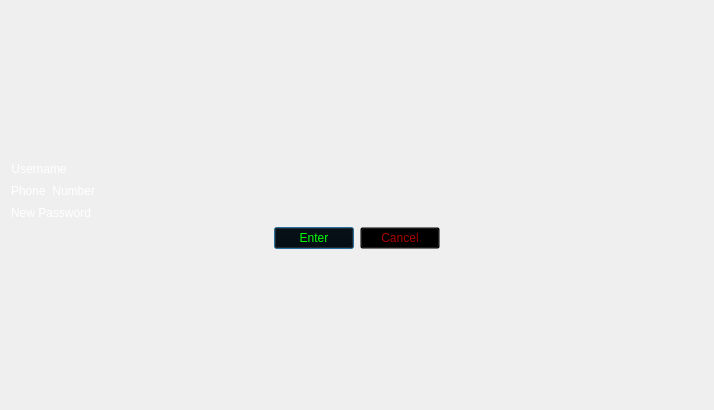
<?xml version="1.0" encoding="UTF-8"?>
<ui version="4.0">
 <class>ForgotPassword</class>
 <widget class="QDialog" name="ForgotPassword">
  <property name="geometry">
   <rect>
    <x>0</x>
    <y>0</y>
    <width>714</width>
    <height>410</height>
   </rect>
  </property>
  <property name="minimumSize">
   <size>
    <width>549</width>
    <height>360</height>
   </size>
  </property>
  <property name="windowTitle">
   <string>Dialog</string>
  </property>
  <property name="styleSheet">
   <string notr="true">border-image: url(:/Resource/Game/loginBG.jpg);
color: rgb(255, 255, 255);
font: italic 32pt &quot;Monotype Corsiva&quot;;</string>
  </property>
  <layout class="QVBoxLayout" name="verticalLayout">
   <item>
    <spacer name="verticalSpacer">
     <property name="orientation">
      <enum>Qt::Vertical</enum>
     </property>
     <property name="sizeHint" stdset="0">
      <size>
       <width>20</width>
       <height>47</height>
      </size>
     </property>
    </spacer>
   </item>
   <item>
    <layout class="QFormLayout" name="formLayout">
     <item row="0" column="0">
      <layout class="QHBoxLayout" name="horizontalLayout">
       <item>
        <widget class="QLabel" name="label">
         <property name="palette">
          <palette>
           <active>
            <colorrole role="WindowText">
             <brush brushstyle="SolidPattern">
              <color alpha="255">
               <red>219</red>
               <green>182</green>
               <blue>49</blue>
              </color>
             </brush>
            </colorrole>
            <colorrole role="Button">
             <brush brushstyle="SolidPattern">
              <color alpha="0">
               <red>0</red>
               <green>0</green>
               <blue>0</blue>
              </color>
             </brush>
            </colorrole>
            <colorrole role="Text">
             <brush brushstyle="SolidPattern">
              <color alpha="255">
               <red>219</red>
               <green>182</green>
               <blue>49</blue>
              </color>
             </brush>
            </colorrole>
            <colorrole role="ButtonText">
             <brush brushstyle="SolidPattern">
              <color alpha="255">
               <red>219</red>
               <green>182</green>
               <blue>49</blue>
              </color>
             </brush>
            </colorrole>
            <colorrole role="Base">
             <brush brushstyle="SolidPattern">
              <color alpha="0">
               <red>0</red>
               <green>0</green>
               <blue>0</blue>
              </color>
             </brush>
            </colorrole>
            <colorrole role="Window">
             <brush brushstyle="SolidPattern">
              <color alpha="0">
               <red>0</red>
               <green>0</green>
               <blue>0</blue>
              </color>
             </brush>
            </colorrole>
            <colorrole role="PlaceholderText">
             <brush brushstyle="SolidPattern">
              <color alpha="128">
               <red>219</red>
               <green>182</green>
               <blue>49</blue>
              </color>
             </brush>
            </colorrole>
           </active>
           <inactive>
            <colorrole role="WindowText">
             <brush brushstyle="SolidPattern">
              <color alpha="255">
               <red>219</red>
               <green>182</green>
               <blue>49</blue>
              </color>
             </brush>
            </colorrole>
            <colorrole role="Button">
             <brush brushstyle="SolidPattern">
              <color alpha="0">
               <red>0</red>
               <green>0</green>
               <blue>0</blue>
              </color>
             </brush>
            </colorrole>
            <colorrole role="Text">
             <brush brushstyle="SolidPattern">
              <color alpha="255">
               <red>219</red>
               <green>182</green>
               <blue>49</blue>
              </color>
             </brush>
            </colorrole>
            <colorrole role="ButtonText">
             <brush brushstyle="SolidPattern">
              <color alpha="255">
               <red>219</red>
               <green>182</green>
               <blue>49</blue>
              </color>
             </brush>
            </colorrole>
            <colorrole role="Base">
             <brush brushstyle="SolidPattern">
              <color alpha="0">
               <red>0</red>
               <green>0</green>
               <blue>0</blue>
              </color>
             </brush>
            </colorrole>
            <colorrole role="Window">
             <brush brushstyle="SolidPattern">
              <color alpha="0">
               <red>0</red>
               <green>0</green>
               <blue>0</blue>
              </color>
             </brush>
            </colorrole>
            <colorrole role="PlaceholderText">
             <brush brushstyle="SolidPattern">
              <color alpha="128">
               <red>219</red>
               <green>182</green>
               <blue>49</blue>
              </color>
             </brush>
            </colorrole>
           </inactive>
           <disabled>
            <colorrole role="WindowText">
             <brush brushstyle="SolidPattern">
              <color alpha="255">
               <red>219</red>
               <green>182</green>
               <blue>49</blue>
              </color>
             </brush>
            </colorrole>
            <colorrole role="Button">
             <brush brushstyle="SolidPattern">
              <color alpha="0">
               <red>0</red>
               <green>0</green>
               <blue>0</blue>
              </color>
             </brush>
            </colorrole>
            <colorrole role="Text">
             <brush brushstyle="SolidPattern">
              <color alpha="255">
               <red>219</red>
               <green>182</green>
               <blue>49</blue>
              </color>
             </brush>
            </colorrole>
            <colorrole role="ButtonText">
             <brush brushstyle="SolidPattern">
              <color alpha="255">
               <red>219</red>
               <green>182</green>
               <blue>49</blue>
              </color>
             </brush>
            </colorrole>
            <colorrole role="Base">
             <brush brushstyle="SolidPattern">
              <color alpha="0">
               <red>0</red>
               <green>0</green>
               <blue>0</blue>
              </color>
             </brush>
            </colorrole>
            <colorrole role="Window">
             <brush brushstyle="SolidPattern">
              <color alpha="0">
               <red>0</red>
               <green>0</green>
               <blue>0</blue>
              </color>
             </brush>
            </colorrole>
            <colorrole role="PlaceholderText">
             <brush brushstyle="SolidPattern">
              <color alpha="128">
               <red>219</red>
               <green>182</green>
               <blue>49</blue>
              </color>
             </brush>
            </colorrole>
           </disabled>
          </palette>
         </property>
         <property name="styleSheet">
          <string notr="true">border-image: url(:/Pictures/Game/Background.png);
background: transparent;</string>
         </property>
         <property name="text">
          <string>Username</string>
         </property>
         <property name="alignment">
          <set>Qt::AlignCenter</set>
         </property>
        </widget>
       </item>
       <item>
        <widget class="QLineEdit" name="Username">
         <property name="sizePolicy">
          <sizepolicy hsizetype="Preferred" vsizetype="Preferred">
           <horstretch>0</horstretch>
           <verstretch>0</verstretch>
          </sizepolicy>
         </property>
         <property name="styleSheet">
          <string notr="true">border-image: url(:/Pictures/Game/Background.png);
background: transparent;</string>
         </property>
         <property name="text">
          <string/>
         </property>
         <property name="frame">
          <bool>false</bool>
         </property>
         <property name="alignment">
          <set>Qt::AlignCenter</set>
         </property>
        </widget>
       </item>
      </layout>
     </item>
     <item row="1" column="0">
      <layout class="QHBoxLayout" name="horizontalLayout_2">
       <item>
        <widget class="QLabel" name="label_2">
         <property name="palette">
          <palette>
           <active>
            <colorrole role="WindowText">
             <brush brushstyle="SolidPattern">
              <color alpha="255">
               <red>219</red>
               <green>182</green>
               <blue>49</blue>
              </color>
             </brush>
            </colorrole>
            <colorrole role="Button">
             <brush brushstyle="SolidPattern">
              <color alpha="0">
               <red>0</red>
               <green>0</green>
               <blue>0</blue>
              </color>
             </brush>
            </colorrole>
            <colorrole role="Text">
             <brush brushstyle="SolidPattern">
              <color alpha="255">
               <red>219</red>
               <green>182</green>
               <blue>49</blue>
              </color>
             </brush>
            </colorrole>
            <colorrole role="ButtonText">
             <brush brushstyle="SolidPattern">
              <color alpha="255">
               <red>219</red>
               <green>182</green>
               <blue>49</blue>
              </color>
             </brush>
            </colorrole>
            <colorrole role="Base">
             <brush brushstyle="SolidPattern">
              <color alpha="0">
               <red>0</red>
               <green>0</green>
               <blue>0</blue>
              </color>
             </brush>
            </colorrole>
            <colorrole role="Window">
             <brush brushstyle="SolidPattern">
              <color alpha="0">
               <red>0</red>
               <green>0</green>
               <blue>0</blue>
              </color>
             </brush>
            </colorrole>
            <colorrole role="PlaceholderText">
             <brush brushstyle="SolidPattern">
              <color alpha="128">
               <red>219</red>
               <green>182</green>
               <blue>49</blue>
              </color>
             </brush>
            </colorrole>
           </active>
           <inactive>
            <colorrole role="WindowText">
             <brush brushstyle="SolidPattern">
              <color alpha="255">
               <red>219</red>
               <green>182</green>
               <blue>49</blue>
              </color>
             </brush>
            </colorrole>
            <colorrole role="Button">
             <brush brushstyle="SolidPattern">
              <color alpha="0">
               <red>0</red>
               <green>0</green>
               <blue>0</blue>
              </color>
             </brush>
            </colorrole>
            <colorrole role="Text">
             <brush brushstyle="SolidPattern">
              <color alpha="255">
               <red>219</red>
               <green>182</green>
               <blue>49</blue>
              </color>
             </brush>
            </colorrole>
            <colorrole role="ButtonText">
             <brush brushstyle="SolidPattern">
              <color alpha="255">
               <red>219</red>
               <green>182</green>
               <blue>49</blue>
              </color>
             </brush>
            </colorrole>
            <colorrole role="Base">
             <brush brushstyle="SolidPattern">
              <color alpha="0">
               <red>0</red>
               <green>0</green>
               <blue>0</blue>
              </color>
             </brush>
            </colorrole>
            <colorrole role="Window">
             <brush brushstyle="SolidPattern">
              <color alpha="0">
               <red>0</red>
               <green>0</green>
               <blue>0</blue>
              </color>
             </brush>
            </colorrole>
            <colorrole role="PlaceholderText">
             <brush brushstyle="SolidPattern">
              <color alpha="128">
               <red>219</red>
               <green>182</green>
               <blue>49</blue>
              </color>
             </brush>
            </colorrole>
           </inactive>
           <disabled>
            <colorrole role="WindowText">
             <brush brushstyle="SolidPattern">
              <color alpha="255">
               <red>219</red>
               <green>182</green>
               <blue>49</blue>
              </color>
             </brush>
            </colorrole>
            <colorrole role="Button">
             <brush brushstyle="SolidPattern">
              <color alpha="0">
               <red>0</red>
               <green>0</green>
               <blue>0</blue>
              </color>
             </brush>
            </colorrole>
            <colorrole role="Text">
             <brush brushstyle="SolidPattern">
              <color alpha="255">
               <red>219</red>
               <green>182</green>
               <blue>49</blue>
              </color>
             </brush>
            </colorrole>
            <colorrole role="ButtonText">
             <brush brushstyle="SolidPattern">
              <color alpha="255">
               <red>219</red>
               <green>182</green>
               <blue>49</blue>
              </color>
             </brush>
            </colorrole>
            <colorrole role="Base">
             <brush brushstyle="SolidPattern">
              <color alpha="0">
               <red>0</red>
               <green>0</green>
               <blue>0</blue>
              </color>
             </brush>
            </colorrole>
            <colorrole role="Window">
             <brush brushstyle="SolidPattern">
              <color alpha="0">
               <red>0</red>
               <green>0</green>
               <blue>0</blue>
              </color>
             </brush>
            </colorrole>
            <colorrole role="PlaceholderText">
             <brush brushstyle="SolidPattern">
              <color alpha="128">
               <red>219</red>
               <green>182</green>
               <blue>49</blue>
              </color>
             </brush>
            </colorrole>
           </disabled>
          </palette>
         </property>
         <property name="styleSheet">
          <string notr="true">border-image: url(:/Pictures/Game/Background.png);
background: transparent;</string>
         </property>
         <property name="text">
          <string>Phone  Number</string>
         </property>
         <property name="alignment">
          <set>Qt::AlignCenter</set>
         </property>
        </widget>
       </item>
       <item>
        <widget class="QLineEdit" name="Phone">
         <property name="sizePolicy">
          <sizepolicy hsizetype="Preferred" vsizetype="Preferred">
           <horstretch>0</horstretch>
           <verstretch>0</verstretch>
          </sizepolicy>
         </property>
         <property name="styleSheet">
          <string notr="true">border-image: url(:/Pictures/Game/Background.png);
background: transparent;</string>
         </property>
         <property name="text">
          <string/>
         </property>
         <property name="frame">
          <bool>false</bool>
         </property>
         <property name="alignment">
          <set>Qt::AlignCenter</set>
         </property>
        </widget>
       </item>
      </layout>
     </item>
     <item row="2" column="0">
      <layout class="QHBoxLayout" name="horizontalLayout_4">
       <item>
        <widget class="QLabel" name="label_3">
         <property name="styleSheet">
          <string notr="true">border-image: url(:/Pictures/Game/Background.png);
background: transparent;</string>
         </property>
         <property name="text">
          <string>New Password</string>
         </property>
        </widget>
       </item>
       <item>
        <widget class="QLineEdit" name="NewPassword">
         <property name="styleSheet">
          <string notr="true">border-image: url(:/Pictures/Game/Background.png);
background: transparent;</string>
         </property>
         <property name="frame">
          <bool>false</bool>
         </property>
         <property name="alignment">
          <set>Qt::AlignCenter</set>
         </property>
        </widget>
       </item>
      </layout>
     </item>
    </layout>
   </item>
   <item>
    <layout class="QHBoxLayout" name="horizontalLayout_5">
     <item>
      <spacer name="horizontalSpacer">
       <property name="orientation">
        <enum>Qt::Horizontal</enum>
       </property>
       <property name="sizeHint" stdset="0">
        <size>
         <width>40</width>
         <height>20</height>
        </size>
       </property>
      </spacer>
     </item>
     <item>
      <layout class="QHBoxLayout" name="horizontalLayout_3">
       <item>
        <widget class="QPushButton" name="Enter">
         <property name="sizePolicy">
          <sizepolicy hsizetype="Preferred" vsizetype="Preferred">
           <horstretch>0</horstretch>
           <verstretch>0</verstretch>
          </sizepolicy>
         </property>
         <property name="palette">
          <palette>
           <active>
            <colorrole role="WindowText">
             <brush brushstyle="SolidPattern">
              <color alpha="255">
               <red>219</red>
               <green>182</green>
               <blue>49</blue>
              </color>
             </brush>
            </colorrole>
            <colorrole role="Button">
             <brush brushstyle="SolidPattern">
              <color alpha="0">
               <red>0</red>
               <green>0</green>
               <blue>0</blue>
              </color>
             </brush>
            </colorrole>
            <colorrole role="Text">
             <brush brushstyle="SolidPattern">
              <color alpha="255">
               <red>219</red>
               <green>182</green>
               <blue>49</blue>
              </color>
             </brush>
            </colorrole>
            <colorrole role="ButtonText">
             <brush brushstyle="SolidPattern">
              <color alpha="255">
               <red>219</red>
               <green>182</green>
               <blue>49</blue>
              </color>
             </brush>
            </colorrole>
            <colorrole role="Base">
             <brush brushstyle="SolidPattern">
              <color alpha="0">
               <red>0</red>
               <green>0</green>
               <blue>0</blue>
              </color>
             </brush>
            </colorrole>
            <colorrole role="Window">
             <brush brushstyle="SolidPattern">
              <color alpha="0">
               <red>0</red>
               <green>0</green>
               <blue>0</blue>
              </color>
             </brush>
            </colorrole>
            <colorrole role="PlaceholderText">
             <brush brushstyle="SolidPattern">
              <color alpha="128">
               <red>219</red>
               <green>182</green>
               <blue>49</blue>
              </color>
             </brush>
            </colorrole>
           </active>
           <inactive>
            <colorrole role="WindowText">
             <brush brushstyle="SolidPattern">
              <color alpha="255">
               <red>219</red>
               <green>182</green>
               <blue>49</blue>
              </color>
             </brush>
            </colorrole>
            <colorrole role="Button">
             <brush brushstyle="SolidPattern">
              <color alpha="0">
               <red>0</red>
               <green>0</green>
               <blue>0</blue>
              </color>
             </brush>
            </colorrole>
            <colorrole role="Text">
             <brush brushstyle="SolidPattern">
              <color alpha="255">
               <red>219</red>
               <green>182</green>
               <blue>49</blue>
              </color>
             </brush>
            </colorrole>
            <colorrole role="ButtonText">
             <brush brushstyle="SolidPattern">
              <color alpha="255">
               <red>219</red>
               <green>182</green>
               <blue>49</blue>
              </color>
             </brush>
            </colorrole>
            <colorrole role="Base">
             <brush brushstyle="SolidPattern">
              <color alpha="0">
               <red>0</red>
               <green>0</green>
               <blue>0</blue>
              </color>
             </brush>
            </colorrole>
            <colorrole role="Window">
             <brush brushstyle="SolidPattern">
              <color alpha="0">
               <red>0</red>
               <green>0</green>
               <blue>0</blue>
              </color>
             </brush>
            </colorrole>
            <colorrole role="PlaceholderText">
             <brush brushstyle="SolidPattern">
              <color alpha="128">
               <red>219</red>
               <green>182</green>
               <blue>49</blue>
              </color>
             </brush>
            </colorrole>
           </inactive>
           <disabled>
            <colorrole role="WindowText">
             <brush brushstyle="SolidPattern">
              <color alpha="255">
               <red>219</red>
               <green>182</green>
               <blue>49</blue>
              </color>
             </brush>
            </colorrole>
            <colorrole role="Button">
             <brush brushstyle="SolidPattern">
              <color alpha="0">
               <red>0</red>
               <green>0</green>
               <blue>0</blue>
              </color>
             </brush>
            </colorrole>
            <colorrole role="Text">
             <brush brushstyle="SolidPattern">
              <color alpha="255">
               <red>219</red>
               <green>182</green>
               <blue>49</blue>
              </color>
             </brush>
            </colorrole>
            <colorrole role="ButtonText">
             <brush brushstyle="SolidPattern">
              <color alpha="255">
               <red>219</red>
               <green>182</green>
               <blue>49</blue>
              </color>
             </brush>
            </colorrole>
            <colorrole role="Base">
             <brush brushstyle="SolidPattern">
              <color alpha="0">
               <red>0</red>
               <green>0</green>
               <blue>0</blue>
              </color>
             </brush>
            </colorrole>
            <colorrole role="Window">
             <brush brushstyle="SolidPattern">
              <color alpha="0">
               <red>0</red>
               <green>0</green>
               <blue>0</blue>
              </color>
             </brush>
            </colorrole>
            <colorrole role="PlaceholderText">
             <brush brushstyle="SolidPattern">
              <color alpha="128">
               <red>219</red>
               <green>182</green>
               <blue>49</blue>
              </color>
             </brush>
            </colorrole>
           </disabled>
          </palette>
         </property>
         <property name="styleSheet">
          <string notr="true">border-image: url(:/Pictures/Game/Background.png);
background: transparent;
color: rgb(0, 255, 0);</string>
         </property>
         <property name="text">
          <string>Enter</string>
         </property>
         <property name="flat">
          <bool>false</bool>
         </property>
        </widget>
       </item>
       <item>
        <widget class="QPushButton" name="Cancel">
         <property name="sizePolicy">
          <sizepolicy hsizetype="Preferred" vsizetype="Preferred">
           <horstretch>0</horstretch>
           <verstretch>0</verstretch>
          </sizepolicy>
         </property>
         <property name="palette">
          <palette>
           <active>
            <colorrole role="WindowText">
             <brush brushstyle="SolidPattern">
              <color alpha="255">
               <red>170</red>
               <green>0</green>
               <blue>0</blue>
              </color>
             </brush>
            </colorrole>
            <colorrole role="Button">
             <brush brushstyle="SolidPattern">
              <color alpha="0">
               <red>0</red>
               <green>0</green>
               <blue>0</blue>
              </color>
             </brush>
            </colorrole>
            <colorrole role="Text">
             <brush brushstyle="SolidPattern">
              <color alpha="255">
               <red>170</red>
               <green>0</green>
               <blue>0</blue>
              </color>
             </brush>
            </colorrole>
            <colorrole role="ButtonText">
             <brush brushstyle="SolidPattern">
              <color alpha="255">
               <red>170</red>
               <green>0</green>
               <blue>0</blue>
              </color>
             </brush>
            </colorrole>
            <colorrole role="Base">
             <brush brushstyle="SolidPattern">
              <color alpha="0">
               <red>0</red>
               <green>0</green>
               <blue>0</blue>
              </color>
             </brush>
            </colorrole>
            <colorrole role="Window">
             <brush brushstyle="SolidPattern">
              <color alpha="0">
               <red>0</red>
               <green>0</green>
               <blue>0</blue>
              </color>
             </brush>
            </colorrole>
            <colorrole role="PlaceholderText">
             <brush brushstyle="SolidPattern">
              <color alpha="128">
               <red>170</red>
               <green>0</green>
               <blue>0</blue>
              </color>
             </brush>
            </colorrole>
           </active>
           <inactive>
            <colorrole role="WindowText">
             <brush brushstyle="SolidPattern">
              <color alpha="255">
               <red>170</red>
               <green>0</green>
               <blue>0</blue>
              </color>
             </brush>
            </colorrole>
            <colorrole role="Button">
             <brush brushstyle="SolidPattern">
              <color alpha="0">
               <red>0</red>
               <green>0</green>
               <blue>0</blue>
              </color>
             </brush>
            </colorrole>
            <colorrole role="Text">
             <brush brushstyle="SolidPattern">
              <color alpha="255">
               <red>170</red>
               <green>0</green>
               <blue>0</blue>
              </color>
             </brush>
            </colorrole>
            <colorrole role="ButtonText">
             <brush brushstyle="SolidPattern">
              <color alpha="255">
               <red>170</red>
               <green>0</green>
               <blue>0</blue>
              </color>
             </brush>
            </colorrole>
            <colorrole role="Base">
             <brush brushstyle="SolidPattern">
              <color alpha="0">
               <red>0</red>
               <green>0</green>
               <blue>0</blue>
              </color>
             </brush>
            </colorrole>
            <colorrole role="Window">
             <brush brushstyle="SolidPattern">
              <color alpha="0">
               <red>0</red>
               <green>0</green>
               <blue>0</blue>
              </color>
             </brush>
            </colorrole>
            <colorrole role="PlaceholderText">
             <brush brushstyle="SolidPattern">
              <color alpha="128">
               <red>170</red>
               <green>0</green>
               <blue>0</blue>
              </color>
             </brush>
            </colorrole>
           </inactive>
           <disabled>
            <colorrole role="WindowText">
             <brush brushstyle="SolidPattern">
              <color alpha="255">
               <red>170</red>
               <green>0</green>
               <blue>0</blue>
              </color>
             </brush>
            </colorrole>
            <colorrole role="Button">
             <brush brushstyle="SolidPattern">
              <color alpha="0">
               <red>0</red>
               <green>0</green>
               <blue>0</blue>
              </color>
             </brush>
            </colorrole>
            <colorrole role="Text">
             <brush brushstyle="SolidPattern">
              <color alpha="255">
               <red>170</red>
               <green>0</green>
               <blue>0</blue>
              </color>
             </brush>
            </colorrole>
            <colorrole role="ButtonText">
             <brush brushstyle="SolidPattern">
              <color alpha="255">
               <red>170</red>
               <green>0</green>
               <blue>0</blue>
              </color>
             </brush>
            </colorrole>
            <colorrole role="Base">
             <brush brushstyle="SolidPattern">
              <color alpha="0">
               <red>0</red>
               <green>0</green>
               <blue>0</blue>
              </color>
             </brush>
            </colorrole>
            <colorrole role="Window">
             <brush brushstyle="SolidPattern">
              <color alpha="0">
               <red>0</red>
               <green>0</green>
               <blue>0</blue>
              </color>
             </brush>
            </colorrole>
            <colorrole role="PlaceholderText">
             <brush brushstyle="SolidPattern">
              <color alpha="128">
               <red>170</red>
               <green>0</green>
               <blue>0</blue>
              </color>
             </brush>
            </colorrole>
           </disabled>
          </palette>
         </property>
         <property name="styleSheet">
          <string notr="true">border-image: url(:/Pictures/Game/Background.png);
background: transparent;
color: rgb(170, 0, 0);</string>
         </property>
         <property name="text">
          <string>Cancel</string>
         </property>
         <property name="flat">
          <bool>false</bool>
         </property>
        </widget>
       </item>
      </layout>
     </item>
     <item>
      <spacer name="horizontalSpacer_2">
       <property name="orientation">
        <enum>Qt::Horizontal</enum>
       </property>
       <property name="sizeHint" stdset="0">
        <size>
         <width>40</width>
         <height>20</height>
        </size>
       </property>
      </spacer>
     </item>
    </layout>
   </item>
   <item>
    <spacer name="verticalSpacer_2">
     <property name="orientation">
      <enum>Qt::Vertical</enum>
     </property>
     <property name="sizeHint" stdset="0">
      <size>
       <width>20</width>
       <height>47</height>
      </size>
     </property>
    </spacer>
   </item>
  </layout>
 </widget>
 <resources/>
 <connections/>
</ui>
